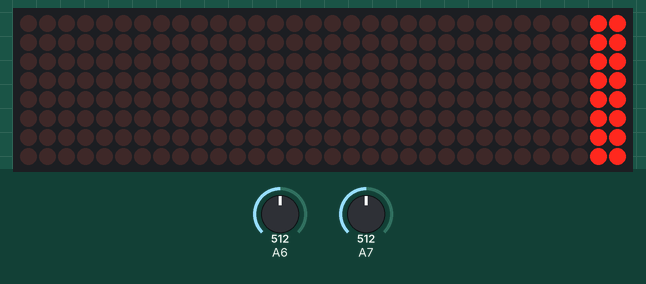
A sketch run on a simulated Arduino Nano, built with avr-gcc and run on an emulated ATmega328P. Parts: 32×8 LED matrix. The test bench sets the inputs (shaded band); at power-on: A7 = 512, A6 = 512. What the sketch prints to the serial monitor is not drawn.

Above: at 1.2 s.
1.3 s: A7 set to 461
2.9 s: A7 set to 432
4.6 s: A6 set to 749
6.1 s: A6 set to 768
At 7.4 s:
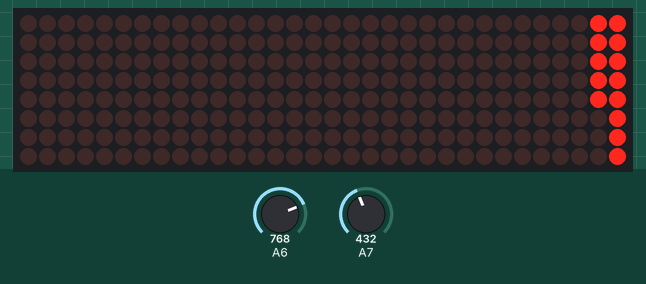
8.2 s: A7 set to 122
At 8.7 s:
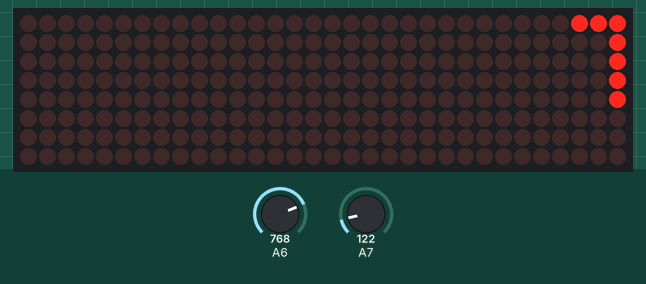
At 10.0 s:
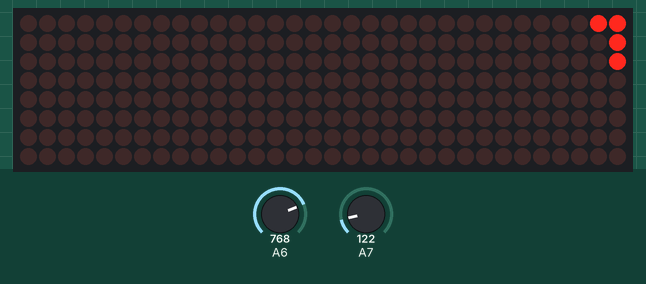
10.3 s: A6 set to 253
11.8 s: A6 set to 233
At 13.5 s:
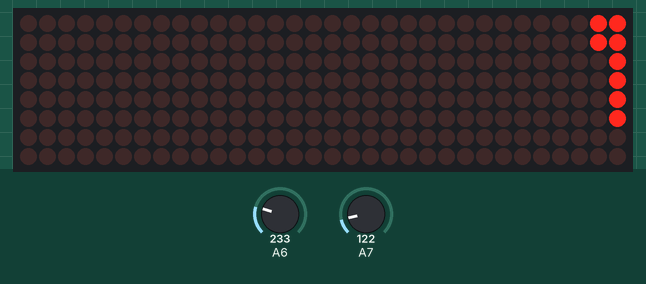
Timing chart, 0 to 13.9 s (numbered marks = the images above; inputs shaded):
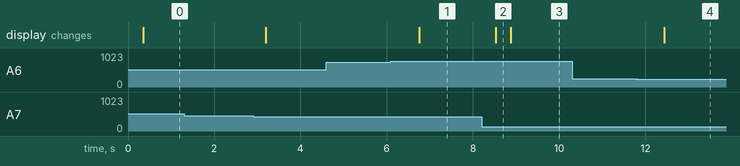

The sketch:

audio_visualizer.ino
```cpp
#include <arduinoFFT.h>
#include <MD_MAX72xx.h>
#include <SPI.h>

MD_MAX72XX disp = MD_MAX72XX(MD_MAX72XX::FC16_HW, 10, 4);
arduinoFFT FFT = arduinoFFT();
double realComponent[64];
double imagComponent[64];

//int spectralHeight[] = {0b00000000,0b10000000,0b11000000,
//                        0b11100000,0b11110000,0b11111000,
//                        0b11111100,0b11111110,0b11111111};

int spectralHeight[] = {0b00000000,0b00000001,0b00000011,
                        0b00000111,0b00001111,0b00011111,
                        0b00111111,0b01111111,0b11111111};
int index, c, value;
void setup()
{
  disp.begin();
  Serial.begin(9600);
}

void loop()
{
  int sensitivity = map(analogRead(A6),0,1023,50,100); //0~1024)->50~100
  //Serial.println (sensitivity);
  for(int i=0; i<64; i++)
  {
    realComponent[i] = analogRead(A7)/sensitivity;
    Serial.println(analogRead(A7));
    imagComponent[i] = 0;
  }
  FFT.Windowing(realComponent, 64, FFT_WIN_TYP_HAMMING, FFT_FORWARD);
  FFT.Compute(realComponent, imagComponent, 64, FFT_FORWARD);
  FFT.ComplexToMagnitude(realComponent, imagComponent, 64);
  for(int i=0; i<32; i++)
  {
    realComponent[i] = constrain(realComponent[i],0,80);  //限制在0~80
    realComponent[i] = map(realComponent[i],0,80,0,8);
    index = realComponent[i];
    value = spectralHeight[index];
//    c = 31 - i;
    disp.setColumn(i, value);
  }
}
```

Measured:
- the behaviour switches between 757 and 758 on A6 (found by bisection; images 0 and 1)
- the behaviour switches between 246 and 245 on A6 (found by bisection; images 3 and 4)
- after the input at 6.1 s, the display: changes after 0.65 s (image 1)
- after the input at 8.2 s, the display: changes after 0.33 s (image 2)
- after the input at 11.8 s, the display: changes after 0.63 s (image 4)
